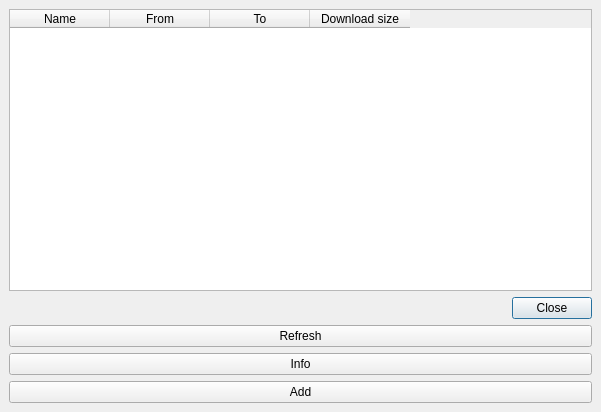
<ui version="4.0" >
 <class>QStarDict::AddDictionaryDialog</class>
 <widget class="QDialog" name="QStarDict::AddDictionaryDialog" >
  <property name="geometry" >
   <rect>
    <x>0</x>
    <y>0</y>
    <width>601</width>
    <height>412</height>
   </rect>
  </property>
  <property name="windowTitle" >
   <string>Dialog</string>
  </property>
  <layout class="QVBoxLayout" >
   <property name="spacing" >
    <number>6</number>
   </property>
   <property name="leftMargin" >
    <number>9</number>
   </property>
   <property name="topMargin" >
    <number>9</number>
   </property>
   <property name="rightMargin" >
    <number>9</number>
   </property>
   <property name="bottomMargin" >
    <number>9</number>
   </property>
   <item>
    <widget class="QTableWidget" name="dictsList" >
     <property name="editTriggers" >
      <set>QAbstractItemView::NoEditTriggers</set>
     </property>
     <property name="selectionMode" >
      <enum>QAbstractItemView::SingleSelection</enum>
     </property>
     <property name="selectionBehavior" >
      <enum>QAbstractItemView::SelectRows</enum>
     </property>
     <property name="showGrid" >
      <bool>false</bool>
     </property>
     <property name="sortingEnabled" >
      <bool>true</bool>
     </property>
     <column>
      <property name="text" >
       <string>Name</string>
      </property>
     </column>
     <column>
      <property name="text" >
       <string>From</string>
      </property>
     </column>
     <column>
      <property name="text" >
       <string>To</string>
      </property>
     </column>
     <column>
      <property name="text" >
       <string>Download size</string>
      </property>
     </column>
    </widget>
   </item>
   <item>
    <widget class="QDialogButtonBox" name="buttonBox" >
     <property name="orientation" >
      <enum>Qt::Horizontal</enum>
     </property>
     <property name="standardButtons" >
      <set>QDialogButtonBox::Close</set>
     </property>
    </widget>
   </item>
   <item>
    <widget class="QPushButton" name="refreshButton" >
     <property name="toolTip" >
      <string>Download up-to-date dictionaries list</string>
     </property>
     <property name="text" >
      <string>Refresh</string>
     </property>
     <property name="icon" >
      <iconset resource="pixmaps/pixmaps.qrc" >:/icons/view-refresh.png</iconset>
     </property>
    </widget>
   </item>
   <item>
    <widget class="QPushButton" name="infoButton" >
     <property name="toolTip" >
      <string>Show information about selected dictionary</string>
     </property>
     <property name="text" >
      <string>Info</string>
     </property>
     <property name="icon" >
      <iconset resource="pixmaps/pixmaps.qrc" >:/icons/dialog-information.png</iconset>
     </property>
    </widget>
   </item>
   <item>
    <widget class="QPushButton" name="addButton" >
     <property name="toolTip" >
      <string>Download and install dictionary</string>
     </property>
     <property name="text" >
      <string>Add</string>
     </property>
     <property name="icon" >
      <iconset resource="pixmaps/pixmaps.qrc" >:/icons/list-add.png</iconset>
     </property>
    </widget>
   </item>
  </layout>
 </widget>
 <resources>
  <include location="pixmaps/pixmaps.qrc" />
 </resources>
 <connections>
  <connection>
   <sender>buttonBox</sender>
   <signal>accepted()</signal>
   <receiver>QStarDict::AddDictionaryDialog</receiver>
   <slot>accept()</slot>
   <hints>
    <hint type="sourcelabel" >
     <x>491</x>
     <y>312</y>
    </hint>
    <hint type="destinationlabel" >
     <x>628</x>
     <y>304</y>
    </hint>
   </hints>
  </connection>
  <connection>
   <sender>buttonBox</sender>
   <signal>rejected()</signal>
   <receiver>QStarDict::AddDictionaryDialog</receiver>
   <slot>reject()</slot>
   <hints>
    <hint type="sourcelabel" >
     <x>517</x>
     <y>302</y>
    </hint>
    <hint type="destinationlabel" >
     <x>632</x>
     <y>265</y>
    </hint>
   </hints>
  </connection>
 </connections>
</ui>
